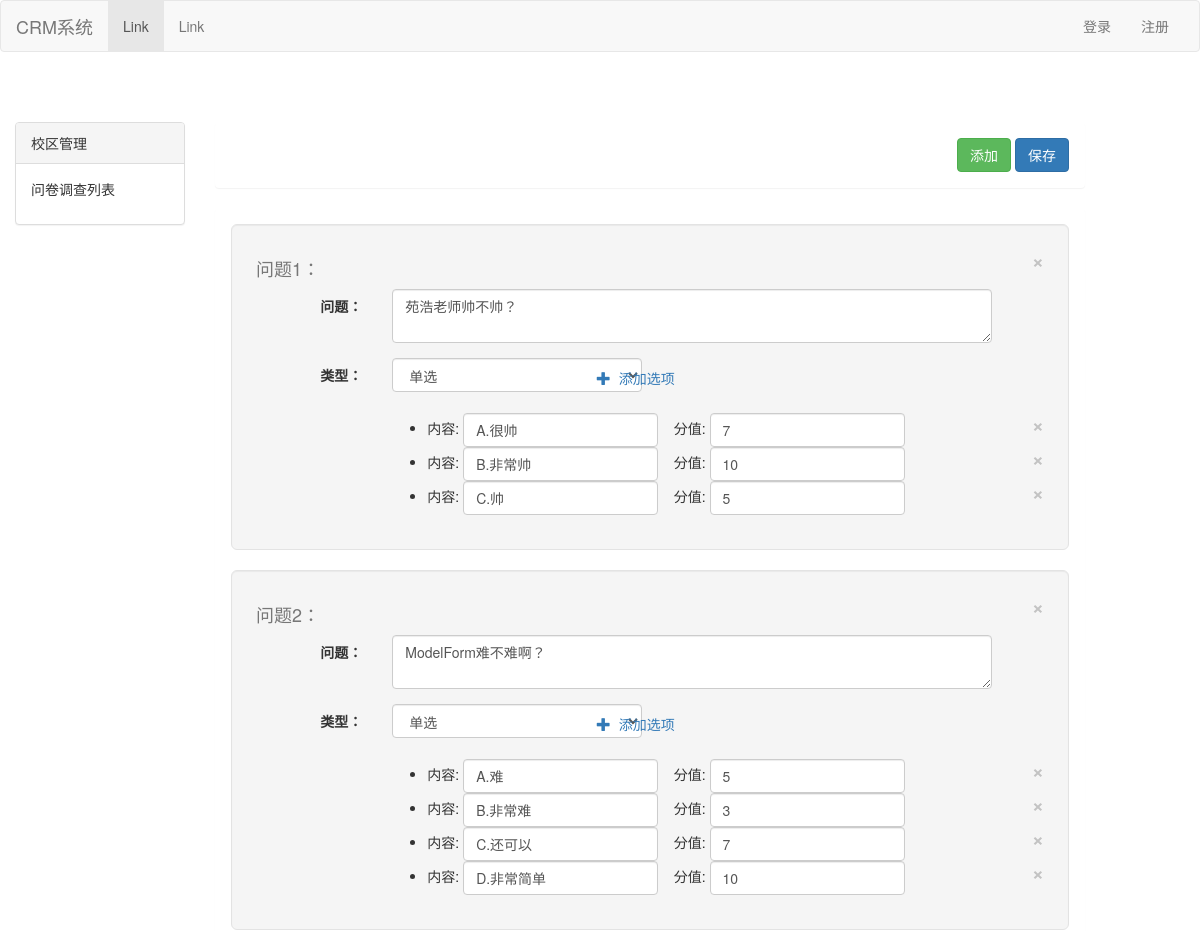
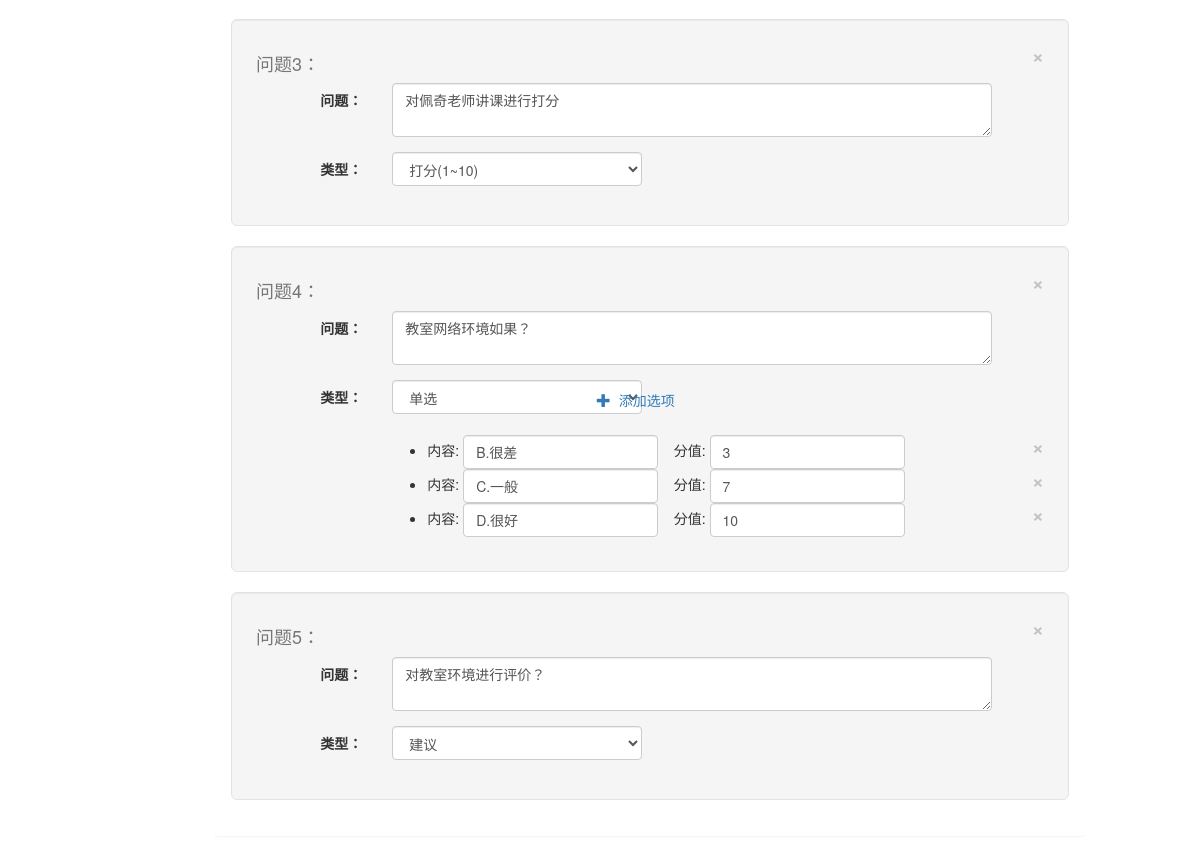
Page /question/6/ on the committed database (2 pictures, top to bottom).
### app01/models.py (models this page shows, shortened)
class Question(models.Model):
    caption = models.CharField(max_length=64, verbose_name='问题内容')
    question_types = (
        (1, '打分'),
        (2, '单选'),
        (3, 'c'),
    )
    tp = models.IntegerField(choices=question_types)
    naire = models.ForeignKey(to=Questionnaire, default=1)
    class Meta:
        verbose_name_plural = '问题表'

class Option(models.Model):
    name = models.CharField(verbose_name='选项名称', max_length=32)
    score = models.IntegerField(verbose_name='选项对应的分值')
    qs = models.ForeignKey(to='Question', verbose_name='管理问题')
    class Meta:
        verbose_name_plural = '单选题选项'

### app01/views.py (the view)
# urls.py: url(r'^question/(\d+)/$', views.question),
def question(request, nid):
    que_list = models.Question.objects.filter(naire_id=nid)
    types = {1: '打分(1~10)', 2: '单选', 3: '建议'}
    return render(request, 'que_list.html', {'que_list': que_list, 'types': types, 'naire_id': nid})

### templates/que_list.html (shortened to what this page needs)
{% extends 'index.html' %}
{% block link %}
    <link rel="stylesheet" href="/static/css/addQuestion.css">
{% endblock %}
{% block Content %}
    <div class="panel ">
        <div class="panel-body">
            <div class="pull-right">
                <button type="button" class="btn btn-success" id="addQuestion">添加</button>
                <button type="button" class="btn btn-primary">保存</button>
            </div>
        </div>
    </div>
    <div class="panel">
        <div class="panel-body" id="Questions">
            <form class="form-horizontal">
                {% for que in que_list %}
                    <div class="well well-lg">
                        <button type="button" class="close" data-dismiss="modal" aria-label="Close"
                                onclick="functiondel(this)">
                            <span aria-hidden="true">&times;</span>
                        </button>
                        <h4 style="color:#777">问题{{ forloop.counter }}：</h4>
                        <div class="form-group">
                            <label for="inputPassword" class="col-sm-2 col-md-2 control-label">问题：</label>
                            <div class="col-md-3">
                                <textarea name="" id="" cols="5" rows="2" class="form-control"
                                          style="width: 600px">{{ que.caption }}</textarea>
                            </div>
                        </div>
                        <div class="form-group">
                            <label for="inputPassword" class="col-sm-2 col-md-2 control-label">类型：</label>
                            <div class="col-md-3">
                                <select name="type_id" class="form-control types" style="width: 250px"
                                        onchange="selectchange(this)">
                                    {% for type,value in types.items %}
                                        {% if type == que.tp %}
                                            <option value="{{ type }}" selected>{{ value }}</option>
                                        {% else %}
                                            <option value="{{ type }}">{{ value }}</option>
                                        {% endif %}
                                    {% endfor %}
                                </select>
                            </div>
                            {% if que.tp == 2 %}
                                <ul class="nav col-md-2 col-sm-2 addoption" >
                                    <li role="presentation" class="active addSelect"  onclick="addSelectfunc(this)">
                                        <a><span class="glyphicon glyphicon-plus "
                                                 aria-hidden="true"></span>&nbsp;&nbsp;添加选项</a>
                                    </li>
                                </ul>
                            {% endif %}
                        </div>
                        {% if que.tp == 2 %}
                            <div class="col-md-offset-2 col-sm-offset-2">
                                <ul class="form-inline ">
                                    {% for option in que.option_set.all %}
                                        <li>
                                            内容:
                                            <input type="text" class="form-control" value="{{ option.name }}">
                                            &nbsp; &nbsp;分值:
                                            <input type="text" class="form-control" value="{{ option.score }}">
                                            <button type="button" class="close" data-dismiss="modal" aria-label="Close"
                                                    onclick="functiondel(this)">
                                                <span aria-hidden="true">&times;</span>
                                            </button>
                                        </li>
                                    {% endfor %}
                                </ul>
                            </div>
                        {% else %}
                            <div class="col-md-offset-2 col-sm-offset-2">
                                <ul class="form-inline " id="addop">
                                </ul>
                            </div>
                        {% endif %}
                    </div>
                {% endfor %}
            </form>
        </div>
    </div>
{% endblock %}

### rows in the picture
Question: caption "苑浩老师帅不帅？", type_id "单选", shows "添加选项"
Option: name "A.很帅", score "7"
Option: name "B.非常帅", score "10"
Option: name "C.帅", score "5"
Question: caption "ModelForm难不难啊？", type_id "单选", shows "添加选项"
Option: name "A.难", score "5"
Option: name "B.非常难", score "3"
Option: name "C.还可以", score "7"
Option: name "D.非常简单", score "10"
Question: caption "对佩奇老师讲课进行打分", type_id "打分(1~10)"
Question: caption "教室网络环境如果？", type_id "单选", shows "添加选项"
Option: name "B.很差", score "3"
Option: name "C.一般", score "7"
Option: name "D.很好", score "10"
Question: caption "对教室环境进行评价？", type_id "建议"
